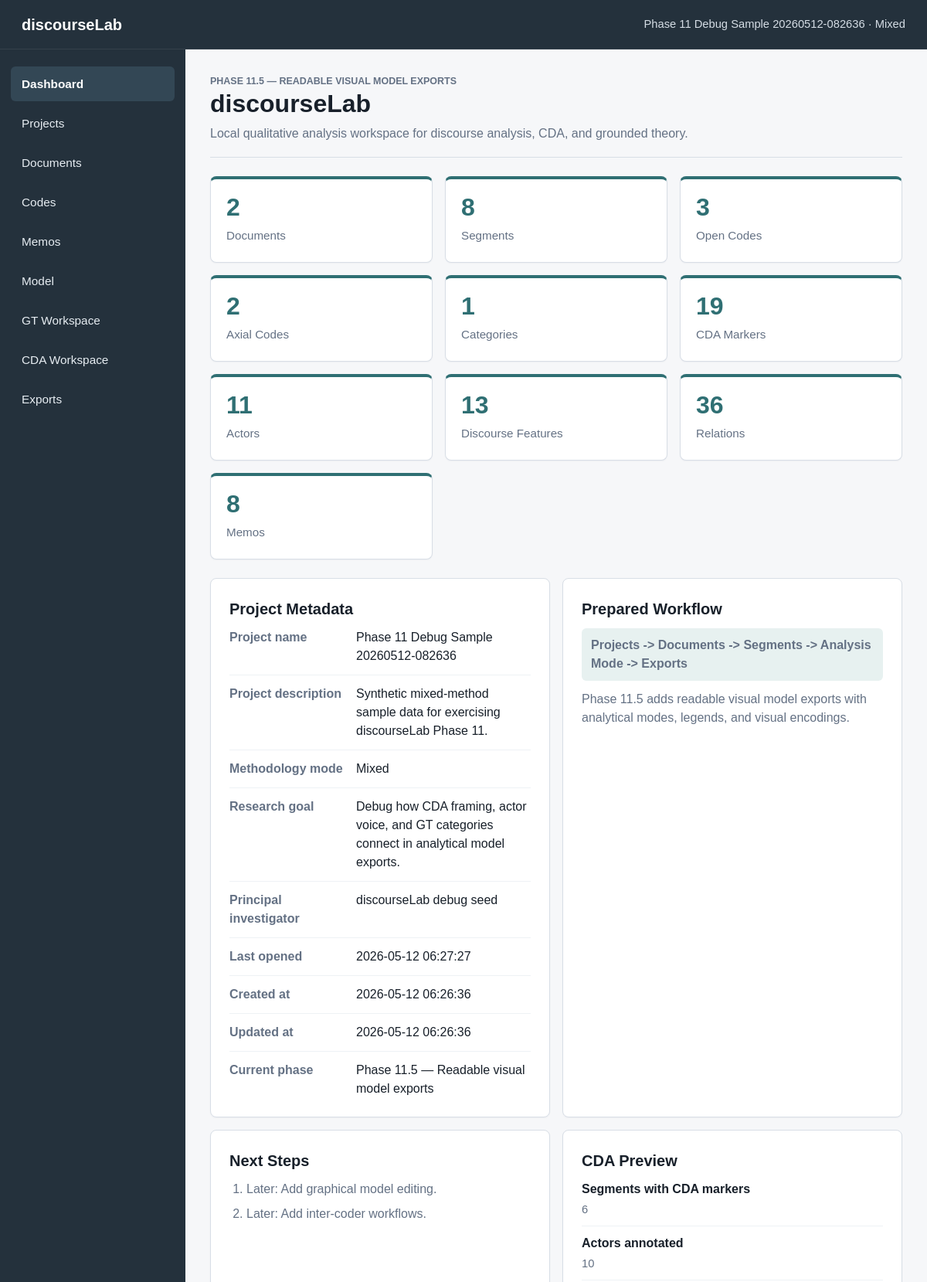
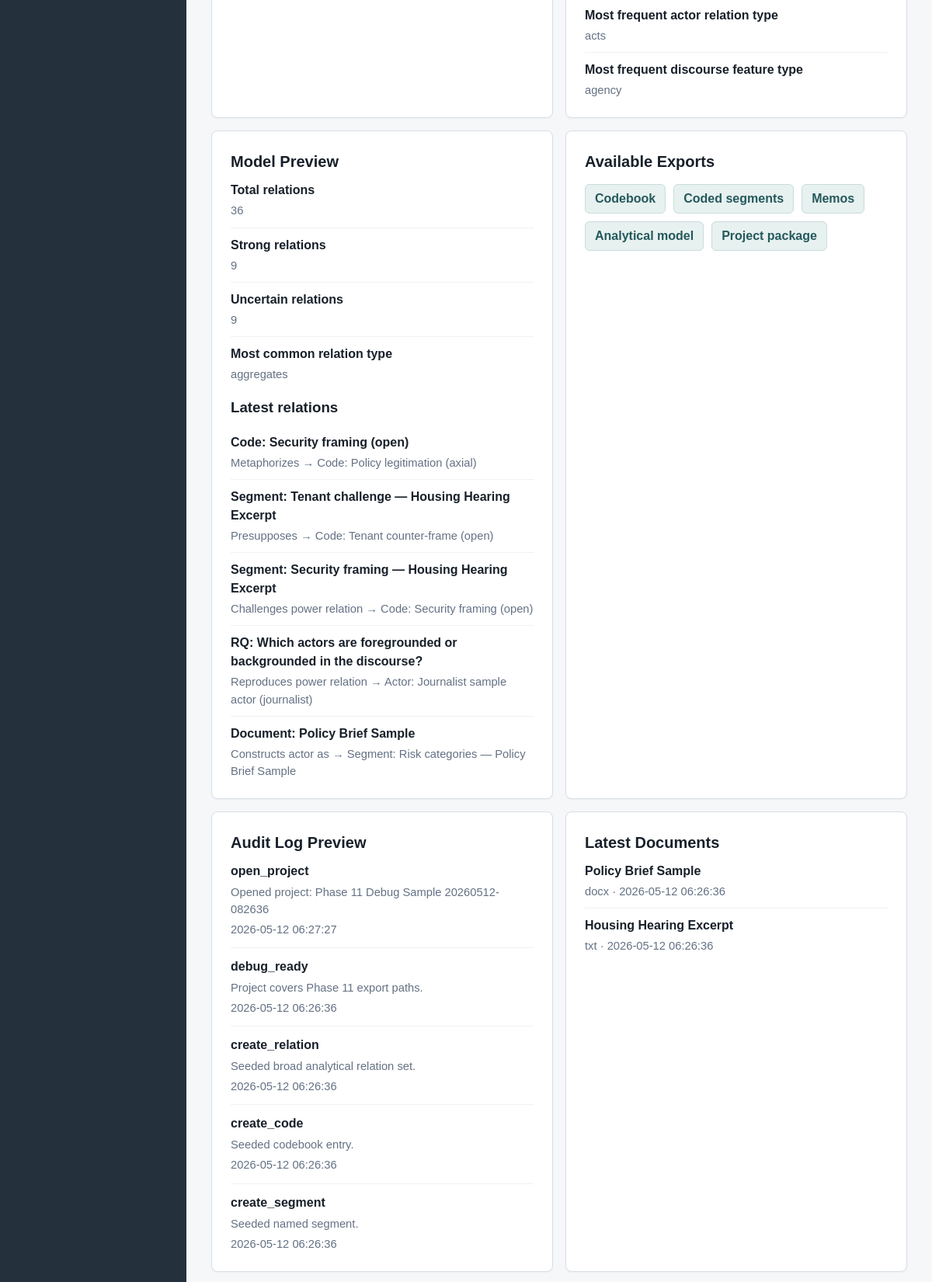
The page / (upper part) on the database its author committed (2 pictures, top to bottom).
### tables this page shows
CREATE TABLE projects (
    id INTEGER PRIMARY KEY AUTOINCREMENT,
    name TEXT NOT NULL,
    description TEXT,
    created_at TEXT NOT NULL DEFAULT CURRENT_TIMESTAMP,
    updated_at TEXT NOT NULL DEFAULT CURRENT_TIMESTAMP
, methodology_mode TEXT NOT NULL DEFAULT 'mixed', status TEXT NOT NULL DEFAULT 'active', last_opened_at TEXT, research_goal TEXT, principal_investigator TEXT);

CREATE TABLE segment_actors (
            id INTEGER PRIMARY KEY AUTOINCREMENT,
            segment_id INTEGER NOT NULL,
            actor_id INTEGER NOT NULL,
            relation_type TEXT NOT NULL,
            note TEXT,
            created_at TEXT NOT NULL DEFAULT CURRENT_TIMESTAMP,
            FOREIGN KEY (segment_id) REFERENCES segments (id) ON DELETE CASCADE,
            FOREIGN KEY (actor_id) REFERENCES actors (id) ON DELETE CASCADE
        );

CREATE TABLE discourse_features (
            id INTEGER PRIMARY KEY AUTOINCREMENT,
            segment_id INTEGER NOT NULL,
            feature_type TEXT NOT NULL,
            value TEXT NOT NULL,
            interpretation TEXT,
            created_at TEXT NOT NULL DEFAULT CURRENT_TIMESTAMP,
            updated_at TEXT NOT NULL DEFAULT CURRENT_TIMESTAMP,
            FOREIGN KEY (segment_id) REFERENCES segments (id) ON DELETE CASCADE
        );

CREATE TABLE relations (
    id INTEGER PRIMARY KEY AUTOINCREMENT,
    project_id INTEGER NOT NULL,
    source_type TEXT NOT NULL,
    source_id INTEGER NOT NULL,
    target_type TEXT NOT NULL,
    target_id INTEGER NOT NULL,
    relation_type TEXT NOT NULL,
    memo TEXT,
    created_at TEXT NOT NULL DEFAULT CURRENT_TIMESTAMP, title TEXT, strength TEXT DEFAULT 'moderate', evidence_note TEXT, updated_at TEXT,
    FOREIGN KEY (project_id) REFERENCES projects (id) ON DELETE CASCADE
);

CREATE TABLE audit_log (
    id INTEGER PRIMARY KEY AUTOINCREMENT,
    project_id INTEGER,
    entity_type TEXT NOT NULL,
    entity_id INTEGER,
    action TEXT NOT NULL,
    details TEXT,
    created_at TEXT NOT NULL DEFAULT CURRENT_TIMESTAMP,
    FOREIGN KEY (project_id) REFERENCES projects (id) ON DELETE SET NULL
);

CREATE TABLE documents (
    id INTEGER PRIMARY KEY AUTOINCREMENT,
    project_id INTEGER NOT NULL,
    title TEXT NOT NULL,
    original_filename TEXT,
    file_type TEXT,
    text_content TEXT,
    note TEXT,
    created_at TEXT NOT NULL DEFAULT CURRENT_TIMESTAMP,
    updated_at TEXT NOT NULL DEFAULT CURRENT_TIMESTAMP,
    FOREIGN KEY (project_id) REFERENCES projects (id) ON DELETE CASCADE
);

### app.py (the view)
    @app.route("/")
    def dashboard():
        active_project = get_active_project()
        counts = get_dashboard_counts(active_project["id"])
        audit_entries = get_latest_audit_entries(active_project["id"])
        latest_documents = get_latest_documents(active_project["id"])
        latest_segments = get_latest_segments(active_project["id"])
        latest_open_codes = get_latest_open_codes(active_project["id"])
        latest_coded_segments = get_latest_coded_segments(active_project["id"])
        latest_memos = get_latest_memos(active_project["id"])
        codes_missing_definitions = get_codes_missing_definitions(active_project["id"])
        gt_preview = get_gt_structure_preview(active_project["id"])
        cda_preview = get_cda_dashboard_preview(active_project["id"])
        model_preview = get_model_dashboard_preview(active_project["id"])
        return render_template(
            "dashboard.html",
            title="Dashboard",
            active_page="dashboard",
            active_project=active_project,
            counts=counts,
            audit_entries=audit_entries,
            latest_documents=latest_documents,
            latest_segments=latest_segments,
            latest_open_codes=latest_open_codes,
            latest_coded_segments=latest_coded_segments,
            latest_memos=latest_memos,
            codes_missing_definitions=codes_missing_definitions,
            gt_preview=gt_preview,
            cda_preview=cda_preview,
            model_preview=model_preview,
            current_phase=CURRENT_PHASE_LABEL,
            export_links=get_dashboard_export_links(),
            memo_type_labels=MEMO_TYPES,
            memo_status_labels=MEMO_STATUSES,
        )

### app.py (called while the page is built)
def get_db() -> sqlite3.Connection:
    if "db" not in g:
        g.db = sqlite3.connect(DATABASE)
        g.db.row_factory = sqlite3.Row
        g.db.execute("PRAGMA foreign_keys = ON")
    return g.db

def query_one(sql: str, params: tuple = ()) -> sqlite3.Row | None:
    return get_db().execute(sql, params).fetchone()

def query_all(sql: str, params: tuple = ()) -> list[sqlite3.Row]:
    return get_db().execute(sql, params).fetchall()

def get_project(project_id: int) -> sqlite3.Row | None:
    return query_one(
        """
        SELECT id, name, description, methodology_mode, status, last_opened_at,
               research_goal, principal_investigator, created_at, updated_at
        FROM projects
        WHERE id = ? AND status != 'deleted'
        """,
        (project_id,),
    )

def project_supports_gt(project: sqlite3.Row | dict) -> bool:
    return project["methodology_mode"] in {"gt", "mixed"}

def project_supports_cda(project: sqlite3.Row | dict) -> bool:
    return project["methodology_mode"] in {"cda", "mixed"}

def get_model_dashboard_preview(project_id: int) -> dict:
    top_relation = query_one(
        """
        SELECT relation_type, COUNT(*) AS count
        FROM relations
        WHERE project_id = ?
        GROUP BY relation_type
        ORDER BY count DESC, relation_type
        LIMIT 1
        """,
        (project_id,),
    )
    latest = get_relations_for_project(project_id, {}, limit=5)
    return {
        **get_model_counts(project_id),
        "top_relation_type": top_relation["relation_type"] if top_relation else "None yet",
        "latest_relations": latest,
    }

def get_latest_documents(project_id: int) -> list[sqlite3.Row]:
    return query_all(
        """
        SELECT title, file_type, created_at
        FROM documents
        WHERE project_id = ?
        ORDER BY datetime(created_at) DESC, id DESC
        LIMIT 5
        """,
        (project_id,),
    )

def get_latest_segments(project_id: int) -> list[sqlite3.Row]:
    return query_all(
        """
        SELECT
            COALESCE(segments.name, '') AS name,
            segments.selected_text,
            segments.created_at,
            documents.title AS document_title
        FROM segments
        JOIN documents ON documents.id = segments.document_id
        WHERE documents.project_id = ?
        ORDER BY datetime(segments.created_at) DESC, segments.id DESC
        LIMIT 5
        """,
        (project_id,),
    )

### templates/dashboard.html (shortened to what this page needs)
{% extends "base.html" %}
{% block content %}
<section class="page-header dashboard-title">
    <p class="eyebrow">{{ current_phase }}</p>
    <h1>discourseLab</h1>
    <p>Local qualitative analysis workspace for discourse analysis, CDA, and grounded theory.</p>
</section>
<section class="metrics-grid" aria-label="Project counts">
    <article class="metric-card">
        <span class="metric-value">{{ counts.documents }}</span>
        <span class="metric-label">Documents</span>
    </article>
    <article class="metric-card">
        <span class="metric-value">{{ counts.segments }}</span>
        <span class="metric-label">Segments</span>
    </article>
    <article class="metric-card">
        <span class="metric-value">{{ counts.open_codes }}</span>
        <span class="metric-label">Open Codes</span>
    </article>
    <article class="metric-card">
        <span class="metric-value">{{ counts.axial_codes }}</span>
        <span class="metric-label">Axial Codes</span>
    </article>
    <article class="metric-card">
        <span class="metric-value">{{ counts.categories }}</span>
        <span class="metric-label">Categories</span>
    </article>
    <article class="metric-card">
        <span class="metric-value">{{ counts.cda_markers }}</span>
        <span class="metric-label">CDA Markers</span>
    </article>
    <article class="metric-card">
        <span class="metric-value">{{ counts.actors }}</span>
        <span class="metric-label">Actors</span>
    </article>
    <article class="metric-card">
        <span class="metric-value">{{ counts.discourse_features }}</span>
        <span class="metric-label">Discourse Features</span>
    </article>
    <article class="metric-card">
        <span class="metric-value">{{ counts.relations }}</span>
        <span class="metric-label">Relations</span>
    </article>
    <article class="metric-card">
        <span class="metric-value">{{ counts.memos }}</span>
        <span class="metric-label">Memos</span>
    </article>
</section>
<section class="dashboard-grid">
    <article class="info-panel">
        <h2>Project Metadata</h2>
        <dl class="metadata-list">
            <div>
                <dt>Project name</dt>
                <dd>{{ active_project.name }}</dd>
            </div>
            <div>
                <dt>Project description</dt>
                <dd>{{ active_project.description }}</dd>
            </div>
            <div>
                <dt>Methodology mode</dt>
                <dd>{{ methodology_mode_labels[active_project.methodology_mode] }}</dd>
            </div>
            <div>
                <dt>Research goal</dt>
                <dd>{{ active_project.research_goal or "No research goal" }}</dd>
            </div>
            <div>
                <dt>Principal investigator</dt>
                <dd>{{ active_project.principal_investigator or "Not specified" }}</dd>
            </div>
            <div>
                <dt>Last opened</dt>
                <dd>{{ active_project.last_opened_at or "Not recorded" }}</dd>
            </div>
            <div>
                <dt>Created at</dt>
                <dd>{{ active_project.created_at }}</dd>
            </div>
            <div>
                <dt>Updated at</dt>
                <dd>{{ active_project.updated_at }}</dd>
            </div>
            <div>
                <dt>Current phase</dt>
                <dd>{{ current_phase }}</dd>
            </div>
        </dl>
    </article>
    <article class="info-panel">
        <h2>Prepared Workflow</h2>
        <p class="workflow-line">Projects -> Documents -> Segments -> Analysis Mode -> Exports</p>
        <p>
            Phase 11.5 adds readable visual model exports with analytical modes, legends, and visual encodings.
        </p>
    </article>
    <article class="info-panel">
        <h2>Next Steps</h2>
        <ol class="next-steps">
            <li>Later: Add graphical model editing.</li>
            <li>Later: Add inter-coder workflows.</li>
        </ol>
    </article>
    <article class="info-panel">
        <h2>CDA Preview</h2>
        <ul class="compact-list">
            <li><span>Segments with CDA markers</span><span>{{ cda_preview.segments_with_markers }}</span></li>
            <li><span>Actors annotated</span><span>{{ cda_preview.actors_annotated }}</span></li>
            <li><span>Most frequent actor relation type</span><span>{{ cda_preview.top_relation_type }}</span></li>
            <li><span>Most frequent discourse feature type</span><span>{{ cda_preview.top_feature_type }}</span></li>
        </ul>
    </article>
    <article class="info-panel">
        <h2>Model Preview</h2>
        <ul class="compact-list">
            <li><span>Total relations</span><span>{{ model_preview.total }}</span></li>
            <li><span>Strong relations</span><span>{{ model_preview.strong }}</span></li>
            <li><span>Uncertain relations</span><span>{{ model_preview.uncertain }}</span></li>
            <li><span>Most common relation type</span><span>{{ model_preview.top_relation_type }}</span></li>
        </ul>
        {% if model_preview.latest_relations %}
            <h3>Latest relations</h3>
            <ul class="compact-list">
                {% for relation in model_preview.latest_relations %}
                    <li><span>{{ relation.source_label }}</span><span>{{ relation.relation_label }} → {{ relation.target_label }}</span></li>
                {% endfor %}
            </ul>
        {% endif %}
    </article>
    <article class="info-panel">
        <h2>Available Exports</h2>
        <div class="link-row">
            {% for export_link in export_links %}
                <a class="button-secondary" href="{{ url_for(export_link.endpoint) }}">{{ export_link.label }}</a>
            {% endfor %}
        </div>
    </article>
    <article class="info-panel">
        <h2>Audit Log Preview</h2>
        {% if audit_entries %}
            <ul class="audit-list">
                {% for entry in audit_entries %}
                    <li>
                        <span class="audit-action">{{ entry.action }}</span>
                        <span class="audit-details">{{ entry.details }}</span>
                        <span class="audit-time">{{ entry.created_at }}</span>
                    </li>
                {% endfor %}
            </ul>
        {% else %}
            <p>No audit log entries yet.</p>
        {% endif %}
    </article>
    <article class="info-panel">
        <h2>Latest Documents</h2>
        {% if latest_documents %}
            <ul class="compact-list">
                {% for document in latest_documents %}
                    <li>
                        <span>{{ document.title }}</span>
                        <span>{{ document.file_type }} · {{ document.created_at }}</span>
                    </li>
                {% endfor %}
            </ul>
        {% else %}
            <p>No documents imported yet.</p>
        {% endif %}
    </article>
</section>
{% endblock %}

### templates/base.html (shortened to what this page needs)
<!doctype html>
<html lang="en">
<head>
    <link rel="stylesheet" href="{{ url_for('static', filename='style.css') }}">
</head>
<body>
    <div class="app-shell">
        <header class="topbar">
            <div class="app-name">discourseLab</div>
            <div class="app-context">
                {{ active_project.name if active_project else "No active project" }}
                {% if active_project %}· {{ methodology_mode_labels[active_project.methodology_mode] }}{% endif %}
            </div>
        </header>
        <aside class="sidebar" aria-label="Main navigation">
            <nav class="sidebar-nav">
                <a href="{{ url_for('dashboard') }}" class="{{ 'active' if active_page == 'dashboard' else '' }}">Dashboard</a>
                <a href="{{ url_for('projects') }}" class="{{ 'active' if active_page == 'projects' else '' }}">Projects</a>
                <a href="{{ url_for('documents') }}" class="{{ 'active' if active_page == 'documents' else '' }}">Documents</a>
                <a href="{{ url_for('codes') }}" class="{{ 'active' if active_page == 'codes' else '' }}">Codes</a>
                <a href="{{ url_for('memos') }}" class="{{ 'active' if active_page == 'memos' else '' }}">Memos</a>
                <a href="{{ url_for('model_builder') }}" class="{{ 'active' if active_page == 'model' else '' }}">Model</a>
                {% if supports_gt %}
                    <a href="{{ url_for('gt_workspace') }}" class="{{ 'active' if active_page == 'gt' else '' }}">GT Workspace</a>
                {% else %}
                    <span class="nav-disabled">GT Workspace</span>
                {% endif %}
                {% if supports_cda %}
                    <a href="{{ url_for('cda_workspace') }}" class="{{ 'active' if active_page == 'cda' else '' }}">CDA Workspace</a>
                {% else %}
                    <span class="nav-disabled">CDA Workspace</span>
                {% endif %}
                <a href="{{ url_for('exports') }}" class="{{ 'active' if active_page == 'exports' else '' }}">Exports</a>
            </nav>
        </aside>
        <main class="content">
            {% block content %}{% endblock %}
        </main>
    </div>
</body>
</html>

### rows shown on the page
projects: name "Phase 11 Debug Sample 20260512-082636", methodology_mode "Mixed", description "Synthetic mixed-method sample data for exercising discourseLab Phase 11.", research_goal "Debug how CDA framing, actor voice, and GT categories connect in analytical model exports.", principal_investigator "discourseLab debug seed", last_opened_at "2026-05-12 06:27:27", created_at "2026-05-12 06:26:36", updated_at "2026-05-12 06:26:36"
segment_actors: top_relation_type "acts"
discourse_features: top_feature_type "agency"
relations: top_relation_type "aggregates"
relations: source_label "Code: Security framing (open)", relation_label "Metaphorizes", target_label "Code: Policy legitimation (axial)"
relations: source_label "Segment: Tenant challenge — Housing Hearing Excerpt", relation_label "Presupposes", target_label "Code: Tenant counter-frame (open)"
relations: source_label "Segment: Security framing — Housing Hearing Excerpt", relation_label "Challenges power relation", target_label "Code: Security framing (open)"
relations: source_label "RQ: Which actors are foregrounded or backgrounded in the discourse?", relation_label "Reproduces power relation", target_label "Actor: Journalist sample actor (journalist)"
relations: source_label "Document: Policy Brief Sample", relation_label "Constructs actor as", target_label "Segment: Risk categories — Policy Brief Sample"
audit_log: action "open_project", details "Opened project: Phase 11 Debug Sample 20260512-082636", created_at "2026-05-12 06:27:27"
audit_log: action "debug_ready", details "Project covers Phase 11 export paths.", created_at "2026-05-12 06:26:36"
audit_log: action "create_relation", details "Seeded broad analytical relation set.", created_at "2026-05-12 06:26:36"
audit_log: action "create_code", details "Seeded codebook entry.", created_at "2026-05-12 06:26:36"
audit_log: action "create_segment", details "Seeded named segment.", created_at "2026-05-12 06:26:36"
documents: title "Policy Brief Sample", file_type "docx", created_at "2026-05-12 06:26:36"
documents: title "Housing Hearing Excerpt", file_type "txt", created_at "2026-05-12 06:26:36"

### other values the page prints
{{ current_phase }} "PHASE 11.5 — READABLE VISUAL MODEL EXPORTS"
{{ counts.documents }} "2"
{{ counts.segments }} "8"
{{ counts.open_codes }} "3"
{{ counts.axial_codes }} "2"
{{ counts.categories }} "1"
{{ counts.cda_markers }} "19"
{{ counts.actors }} "11"
{{ counts.discourse_features }} "13"
{{ counts.relations }} "36"
{{ counts.memos }} "8"
{{ current_phase }} "Phase 11.5 — Readable visual model exports"
{{ cda_preview.segments_with_markers }} "6"
{{ cda_preview.actors_annotated }} "10"
{{ model_preview.total }} "36"
